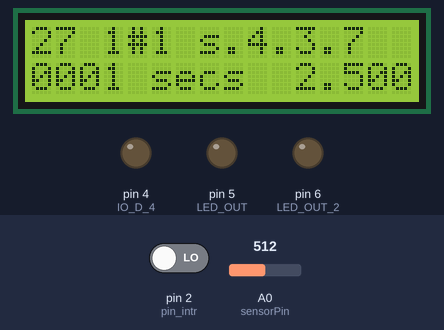
This sketch was run on a simulated Arduino Uno, built with avr-gcc and run on an emulated ATmega328P. On the bench: 16×2 character LCD, output pins drawn as LEDs (lit = HIGH). Inputs (shaded band) come from the test bench; at power-on: pin 2 (pin_intr) LOW, A0 (sensorPin) = 512. What the sketch prints to the serial monitor is not drawn.

Above: at 1.7 s.
1.8 s: pin 2 (pin_intr) driven HIGH
At 3.0 s:
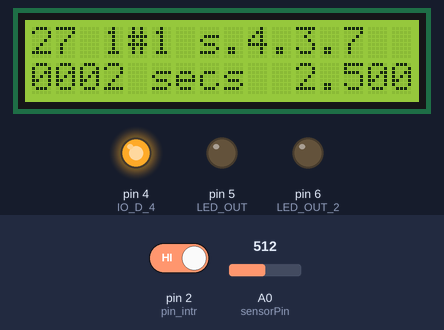
4.8 s: A0 (sensorPin) set to 716
At 7.0 s:
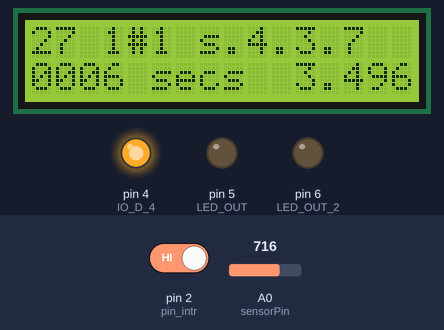
7.8 s: A0 (sensorPin) set to 900
At 10.0 s:
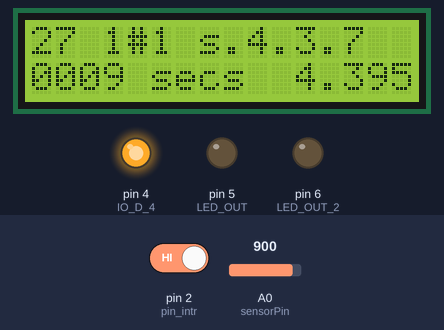
10.8 s: A0 (sensorPin) set to 1009
At 13.0 s:
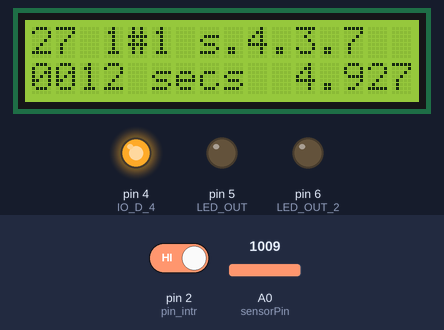
Timing chart, 0 to 14.5 s (numbered marks = the images above; inputs shaded):
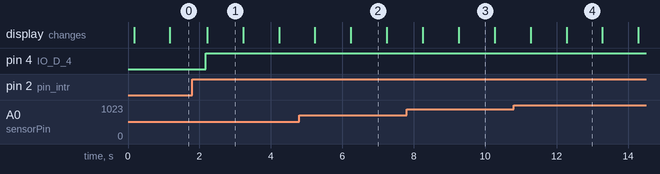

Measured:
- after the input at 1.8 s, pin 4 (IO_D_4): LOW → HIGH after 0.38 s
- what the display in image 1 shows lasts 1.0 s, from 2.2 s to 3.2 s

The sketch:

D-27_ARD__AnalogInput__ThermoSensor.ino
```cpp
/*
 * 2016/03/27 14:01:46
 *
 *   <i/o>
 *   D0,D1      serial com
 *   D2         i/o interrupt
 *   D3         n/u (not used)
 *   D4,5,6     output
 *
 *   <description>
 *   - switch on/of      --> begin/end serial com
 *   - timer interrupt    --> count seconds
 *
 *   <bear in mind>
 *   - D0,1       => used for serial in/out
 *
 *   <remarks>
 *   - chattering protection for i/o interrupt    => not coded
 */

// Toggle LED on pin 13 each second
#include <MsTimer2.h>
#include <LiquidCrystal.h>

char* id = "27 1#1 s.4.3.7";
char* msg = "Welcome";

LiquidCrystal lcd(7,8,9,10,11,12,13);

/****************************
 * I/O
 ****************************/
int LED_OUT    = 5;  // output
int LED_OUT_2 = 6;  // output
int IO_D_2    = 2;  //  D2  => input, interrupt
int IO_D_4    = 4;  //  D4  => output

int IO_D_0    = 0;  //  D0  => serial receive
int IO_D_1    = 1;  //  D1  => serial send

int sensorPin = A0;   // analog pin 0
int sensorValue = 0;

/****************************
 *    vars
 ****************************/
char str_temp[6];    // dtostrf(temp, 4, 2, str_temp);

float temp;

int pin_intr = 2;    // interrupt

int INTERVAL = 1;   // interval for --> timer interrupt

char num_s[4];      // increment value

char line_2[16];    // LCD 2nd line text

//int count = 0;
//char count = 230;
//char count = 110;
//unsigned char count = 240;
int count = 0;      // incremented thru timer interrupt

int total = 0;

volatile boolean sec_1 = LOW;   // flag --> up when 1 sec passed

//ref http://play-arduino.up.seesaa.net/image/dd22_attachinterrupt_rising.txt
//int pin = 4;  // LED out

volatile int state = LOW;     // on/off state of LED --> i/o interrupt

//int swState;

volatile boolean intr = LOW;

char serial_receive_char[1];

/*****************************
 * funcs
 *
 *    blink()     i/o interupt
 *    flash()     timer interupt
 *
 ****************************/
float modTemp(int analog_val){

    float v  = 5;       // vref
//    float tempC = ((v * analog_val) / 1024) * 100;    // conv => celsius
    float tempC = ((v * analog_val) / 1024);    // conv => up to 5

    return tempC;

 }
void flash() {
//  static boolean output = HIGH;

//  // LED on/off
//  if (count % 10 == 0) {
//
//      digitalWrite(LED_OUT, output);
//
//      output = !output;
//
//  }
//  digitalWrite(LED_OUT, output);
//
//  output = !output;

  // display
//  count += 10;
  count += 1;
//  count ++;

  // reset count
  if (count > 999) {    // 1 sec passed

    count = 0;

    // count up: total
    total ++;

    // flag
    sec_1 = HIGH;

  }

}

void setup() {

  // serial com
  _setup__SerialCom();

  // pin modes
  _setup__PinMode();
//  pinMode(LED_OUT, OUTPUT);
//
//  pinMode(LED_OUT_2, OUTPUT);

  // timer
  _setup__Timer();

//  MsTimer2::set(INTERVAL, flash); // 500ms period　←500ミリ秒おきにflash関数の実行を指定
//  MsTimer2::start();

  // LCD
  _setup__LCD();

//  //
//  pinMode(pin, OUTPUT);
//  pinMode(pin_intr, INPUT);
//

  // i/o interrupt
  attachInterrupt(0, blink, RISING);

}

void _setup__SerialCom() {

  //ref http://siva.cc.hirosaki-u.ac.jp/usr/koyama/semi/06p1254a6.pdf
  Serial.begin(9600);

  // opening message
  Serial.println("serial --> beginning...");

}

void _setup__Timer() {

    MsTimer2::set(INTERVAL, flash); // 500ms period　←500ミリ秒おきにflash関数の実行を指定
    MsTimer2::start();

}

void _setup__PinMode() {

    pinMode(LED_OUT, OUTPUT);

    pinMode(LED_OUT_2, OUTPUT);

    //
//    pinMode(pin, OUTPUT);
    pinMode(IO_D_4, OUTPUT);

    pinMode(pin_intr, INPUT);

}

void _setup__LCD() {

  lcd.begin(16, 2);//16x2桁

  delay(100);
  lcd.clear();

//  lcd.print("D-24 s-1#1.3-1");
  lcd.print(id);
  lcd.setCursor(0,1);
//  lcd.print("welcome");
  lcd.print(msg);


}

void blink()
{

  state = !state;

  // flags
  intr = HIGH;

}

void _loop__Serial() {

  char chr;

  if(Serial.available()>0) {

    Serial.write("Receive --> starting");

    Serial.write('\n');

    chr = Serial.read();

    while (chr != -1) {

      sprintf(serial_receive_char, "%d", chr);
//      sprintf(serial_receive_char, "%c", chr);

      Serial.write(serial_receive_char);
//      Serial.write(chr);
      Serial.write("*");

      // new char
      chr = Serial.read();

    }

    Serial.write('\n');

    Serial.write("Receive --> done");

    Serial.write('\n');

  }

}

void _loop__Sensor() {

  sensorValue = analogRead(sensorPin);    //アナログ0番ピンからの入力値を取得

  temp  = modTemp(sensorValue);     //温度センサーからの入力値を変換
//  float temp  = modTemp(sensorValue);     //温度センサーからの入力値を変換

  Serial.println(temp);                   //結果をシリアルモニタに表示

  delay(500);

//  Serial.println("sensor => done");

}//_loop__Sensor()

void loop() {

    // serial: receive message
    _loop__Serial();

    //ref sprintf https://liudr.wordpress.com/2012/01/16/sprintf/
    lcd.setCursor(0,1);

  //  sprintf(line_2, "%s %04d", "counting ", count);
    if (sec_1 == HIGH) {

      sec_1 = LOW;

      //ref http://stackoverflow.com/questions/27651012/arduino-sprintf-float-not-formatting answered Dec 26 '14 at 1:22
      //ref http://www.hobbytronics.co.uk/arduino-float-vars "An example will serve to illustrate the behaviour"
      dtostrf(temp, 6,3, str_temp);
//      dtostrf(temp, 4,3, str_temp);     // n.w
//      dtostrf(temp, 6,4, str_temp);   // "re-beginng serial com..."
//      dtostrf(temp, 4, 3, str_temp);  // n.w

//      dtostrf(temp, 6, 3, str_temp);  // n.w
//      dtostrf(temp, 3, 2, str_temp);  // n.w

      sprintf(line_2, "%04d secs %s", total, str_temp);
//      sprintf(line_2, "%04d secs %03.2d", total, temp);
//      sprintf(line_2, "%04d secs %03.2f", total, temp);
//      sprintf(line_2, "%04d sec passed", total);

      // serial
      Serial.println(line_2);


    }
  //  sprintf(line_2, "%s %03d", "counting ", count);

    lcd.print(line_2);

    // interrupt
    if (intr == HIGH) {

      // D_2 => being pushed?
//      while (IO_D_2 == HIGH) {
    while (pin_intr == HIGH) {

      LED_OUT = HIGH;
//        IO_D_4 = HIGH;

      }

      intr = LOW;

//      digitalWrite(pin, state);
      digitalWrite(IO_D_4, state);

      // serial ==> end
//      Serial.write("ending serial com...");
//      Serial.end();
      if (state == HIGH) {

        Serial.write("ending serial com...");
        Serial.write('\n');
        Serial.end();

      } else {

        Serial.begin(9600);
        Serial.write("re-beginng serial com...");
        Serial.write('\n');

      }

    }

    // sensor
    _loop__Sensor();


}//loop()
```
